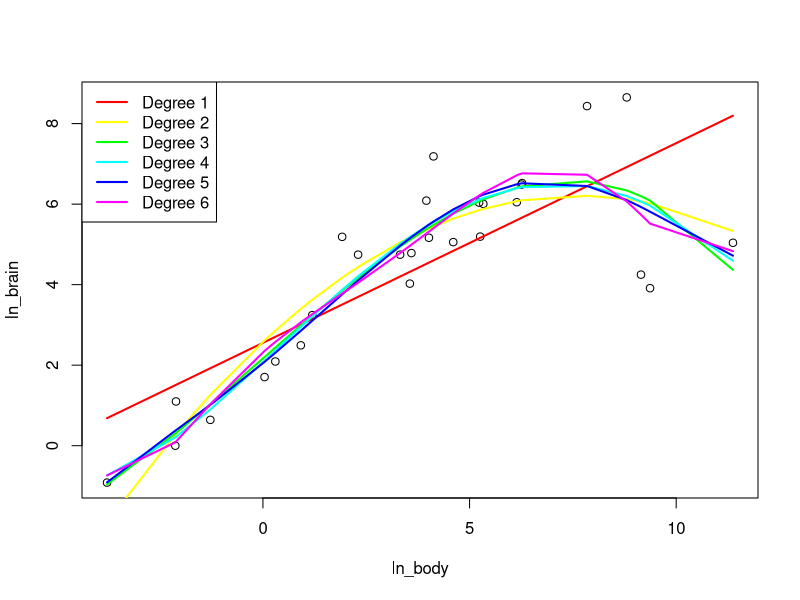

Reproduce this figure in R.
library(MASS)
data(Animals)

# a.

ln_body <- log(Animals$body)
ln_brain <- log(Animals$brain)

plot(ln_body, ln_brain)

cols <- rainbow(6)

for (q in 1:6) {
  model <- lm(ln_brain ~ poly(ln_body, q), data = Animals)
  
  ord <- order(ln_body)
  
  lines(ln_body[ord], fitted(model)[ord], col = cols[q], lwd = 2)
}

legend("topleft", legend = paste("Degree", 1:6), col = cols, lwd = 2)
